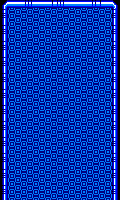

This game map was drawn from its Tiled (.tmx) file and the tilesets committed beside it. A one-line description and the full map source follow:
An orthogonal 30x50 tile map with 4x4 px tiles, 1 tile layer (Tile Layer 1).

<map version="1.8" tiledversion="1.8.0" orientation="orthogonal" renderorder="right-down" width="30" height="50" tilewidth="4" tileheight="4" infinite="0" nextlayerid="3" nextobjectid="1">
 <tileset firstgid="1" source="tileset.tsx" />
 <layer id="1" name="Tile Layer 1" width="30" height="50">
  <data encoding="csv">
41,42,83,83,83,83,81,82,83,83,83,83,83,84,81,82,83,83,83,83,83,83,83,82,83,84,83,83,44,45,
61,62,103,103,103,103,101,102,103,103,103,103,103,104,101,102,103,103,103,103,103,103,103,102,103,104,103,103,64,65,
48,49,52,50,51,52,50,51,52,50,51,52,50,51,52,50,51,52,50,51,52,50,51,52,50,51,52,50,46,47,
68,69,72,70,71,72,70,71,72,70,71,72,70,71,72,70,71,72,70,71,72,70,71,72,70,71,72,70,66,67,
88,89,52,50,51,52,50,51,52,50,51,52,50,51,52,50,51,52,50,51,52,50,51,52,50,51,52,50,86,87,
108,109,72,70,71,72,70,71,72,70,71,72,70,71,72,70,71,72,70,71,72,70,71,72,70,71,72,70,106,107,
48,49,52,50,51,52,50,51,52,50,51,52,50,51,52,50,51,52,50,51,52,50,51,52,50,51,52,50,46,47,
68,69,72,70,71,72,70,71,72,70,71,72,70,71,72,70,71,72,70,71,72,70,71,72,70,71,72,70,66,67,
88,89,52,50,51,52,50,51,52,50,51,52,50,51,52,50,51,52,50,51,52,50,51,52,50,51,52,50,86,87,
108,109,72,70,71,72,70,71,72,70,71,72,70,71,72,70,71,72,70,71,72,70,71,72,70,71,72,70,106,107,
48,49,52,50,51,52,50,51,52,50,51,52,50,51,52,50,51,52,50,51,52,50,51,52,50,51,52,50,46,47,
68,69,72,70,71,72,70,71,72,70,71,72,70,71,72,70,71,72,70,71,72,70,71,72,70,71,72,70,66,67,
88,89,52,50,51,52,50,51,52,50,51,52,50,51,52,50,51,52,50,51,52,50,51,52,50,51,52,50,86,87,
108,109,72,70,71,72,70,71,72,70,71,72,70,71,72,70,71,72,70,71,72,70,71,72,70,71,72,70,106,107,
48,49,52,50,51,52,50,51,52,50,51,52,50,51,52,50,51,52,50,51,52,50,51,52,50,51,52,50,46,47,
68,69,72,70,71,72,70,71,72,70,71,72,70,71,72,70,71,72,70,71,72,70,71,72,70,71,72,70,66,67,
88,89,52,50,51,52,50,51,52,50,51,52,50,51,52,50,51,52,50,51,52,50,51,52,50,51,52,50,86,87,
108,109,72,70,71,72,70,71,72,70,71,72,70,71,72,70,71,72,70,71,72,70,71,72,70,71,72,70,106,107,
48,49,52,50,51,52,50,51,52,50,51,52,50,51,52,50,51,52,50,51,52,50,51,52,50,51,52,50,46,47,
68,69,72,70,71,72,70,71,72,70,71,72,70,71,72,70,71,72,70,71,72,70,71,72,70,71,72,70,66,67,
88,89,52,50,51,52,50,51,52,50,51,52,50,51,52,50,51,52,50,51,52,50,51,52,50,51,52,50,86,87,
108,109,72,70,71,72,70,71,72,70,71,72,70,71,72,70,71,72,70,71,72,70,71,72,70,71,72,70,106,107,
48,49,52,50,51,52,50,51,52,50,51,52,50,51,52,50,51,52,50,51,52,50,51,52,50,51,52,50,46,47,
68,69,72,70,71,72,70,71,72,70,71,72,70,71,72,70,71,72,70,71,72,70,71,72,70,71,72,70,66,67,
88,89,52,50,51,52,50,51,52,50,51,52,50,51,52,50,51,52,50,51,52,50,51,52,50,51,52,50,86,87,
108,109,72,70,71,72,70,71,72,70,71,72,70,71,72,70,71,72,70,71,72,70,71,72,70,71,72,70,106,107,
48,49,52,50,51,52,50,51,52,50,51,52,50,51,52,50,51,52,50,51,52,50,51,52,50,51,52,50,46,47,
68,69,72,70,71,72,70,71,72,70,71,72,70,71,72,70,71,72,70,71,72,70,71,72,70,71,72,70,66,67,
88,89,52,50,51,52,50,51,52,50,51,52,50,51,52,50,51,52,50,51,52,50,51,52,50,51,52,50,86,87,
108,109,72,70,71,72,70,71,72,70,71,72,70,71,72,70,71,72,70,71,72,70,71,72,70,71,72,70,106,107,
48,49,52,50,51,52,50,51,52,50,51,52,50,51,52,50,51,52,50,51,52,50,51,52,50,51,52,50,46,47,
68,69,72,70,71,72,70,71,72,70,71,72,70,71,72,70,71,72,70,71,72,70,71,72,70,71,72,70,66,67,
88,89,52,50,51,52,50,51,52,50,51,52,50,51,52,50,51,52,50,51,52,50,51,52,50,51,52,50,86,87,
108,109,72,70,71,72,70,71,72,70,71,72,70,71,72,70,71,72,70,71,72,70,71,72,70,71,72,70,106,107,
48,49,52,50,51,52,50,51,52,50,51,52,50,51,52,50,51,52,50,51,52,50,51,52,50,51,52,50,46,47,
68,69,72,70,71,72,70,71,72,70,71,72,70,71,72,70,71,72,70,71,72,70,71,72,70,71,72,70,66,67,
88,89,52,50,51,52,50,51,52,50,51,52,50,51,52,50,51,52,50,51,52,50,51,52,50,51,52,50,86,87,
108,109,72,70,71,72,70,71,72,70,71,72,70,71,72,70,71,72,70,71,72,70,71,72,70,71,72,70,106,107,
48,49,52,50,51,52,50,51,52,50,51,52,50,51,52,50,51,52,50,51,52,50,51,52,50,51,52,50,46,47,
68,69,72,70,71,72,70,71,72,70,71,72,70,71,72,70,71,72,70,71,72,70,71,72,70,71,72,70,66,67,
88,89,52,50,51,52,50,51,52,50,51,52,50,51,52,50,51,52,50,51,52,50,51,52,50,51,52,50,86,87,
108,109,72,70,71,72,70,71,72,70,71,72,70,71,72,70,71,72,70,71,72,70,71,72,70,71,72,70,106,107,
48,49,52,50,51,52,50,51,52,50,51,52,50,51,52,50,51,52,50,51,52,50,51,52,50,51,52,50,46,47,
68,69,72,70,71,72,70,71,72,70,71,72,70,71,72,70,71,72,70,71,72,70,71,72,70,71,72,70,66,67,
88,89,52,50,51,52,50,51,52,50,51,52,50,51,52,50,51,52,50,51,52,50,51,52,50,51,52,50,86,87,
108,109,72,70,71,72,70,71,72,70,71,72,70,71,72,70,71,72,70,71,72,70,71,72,70,71,72,70,106,107,
48,49,52,50,51,52,50,51,52,50,51,52,50,51,52,50,51,52,50,51,52,50,51,52,50,51,52,50,46,47,
68,69,72,70,71,72,70,71,72,70,71,72,70,71,72,70,71,72,70,71,72,70,71,72,70,71,72,70,66,67,
88,89,52,50,51,52,50,51,52,50,51,52,50,51,52,50,51,52,50,51,52,50,51,52,50,51,52,50,86,87,
108,109,72,70,71,72,70,71,72,70,71,72,70,71,72,70,71,72,70,71,72,70,71,72,70,71,72,70,106,107
</data>
 </layer>
</map>
